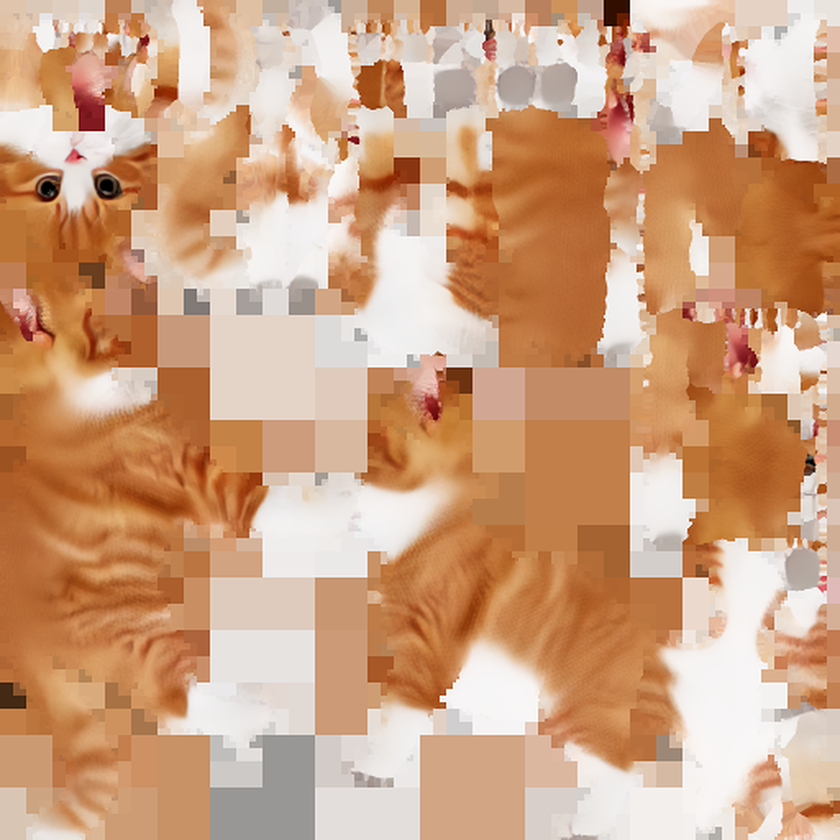
#> input picture godot/assets/models/cat/cat_mingau_albedo.png, 840 x 840 px, shrunk from 2048 x 2048 before the run
$ python gen_cat_toon.py ../../godot/assets/models/cat/cat_mingau_albedo.png
#> lines starting #> are read from the running program, lines starting #| are printed output that depends on the picture; after the words box and inside, x2 and y2 are one past the last pixel; in counts of white or black regions, pixels touching at a corner belong together
"""Mingau's toon coat: flattens the photographic albedo of the v2 cat (cat_mingau_albedo.png) into
three flat tones (ginger, darker ginger stripes, warm white) for the anime toon shader, keeping the
pink of the nose and inner ears (slightly desaturated so the toon ramp doesn't turn it red).

usage: python tools/textures/gen_cat_toon.py [--stripe 0.8] [--name mingau]   -> godot/assets/models/cat/cat_<name>_toon.png
--stripe is the stripe tone (1 = no stripes); --name writes a style-study variant (mingau_a/b/c).
"""
import os
import sys

import numpy as np
from PIL import Image, ImageFilter

ROOT = os.path.dirname(os.path.dirname(os.path.dirname(os.path.abspath(__file__))))
CAT = os.path.join(ROOT, "godot", "assets", "models", "cat")
COAT = np.array([0.80, 0.45, 0.20])
ARGV = sys.argv[1:]
STRIPE = float(ARGV[ARGV.index("--stripe") + 1]) if "--stripe" in ARGV else 0.8   # stripe tone = coat * STRIPE
NAME = ARGV[ARGV.index("--name") + 1] if "--name" in ARGV else "mingau"
WHITE = np.array([0.95, 0.92, 0.87])
PINK = np.array([0.88, 0.6, 0.6])


def ss(a, b, x):
    t = np.clip((x - a) / (b - a), 0, 1)
    return t * t * (3 - 2 * t)


def blur(a, r):
    img = Image.fromarray((np.clip(a, 0, 1) * 255).astype(np.uint8))
    return np.asarray(img.filter(ImageFilter.GaussianBlur(r))).astype(float) / 255


def main():
    im = np.asarray(Image.open(os.path.join(CAT, "cat_mingau_albedo.png")).convert("RGB")).astype(float) / 255
    mx, mn = im.max(2), im.min(2)
    s = (mx - mn) / (mx + 1e-5)
    r, g, b = im[..., 0], im[..., 1], im[..., 2]
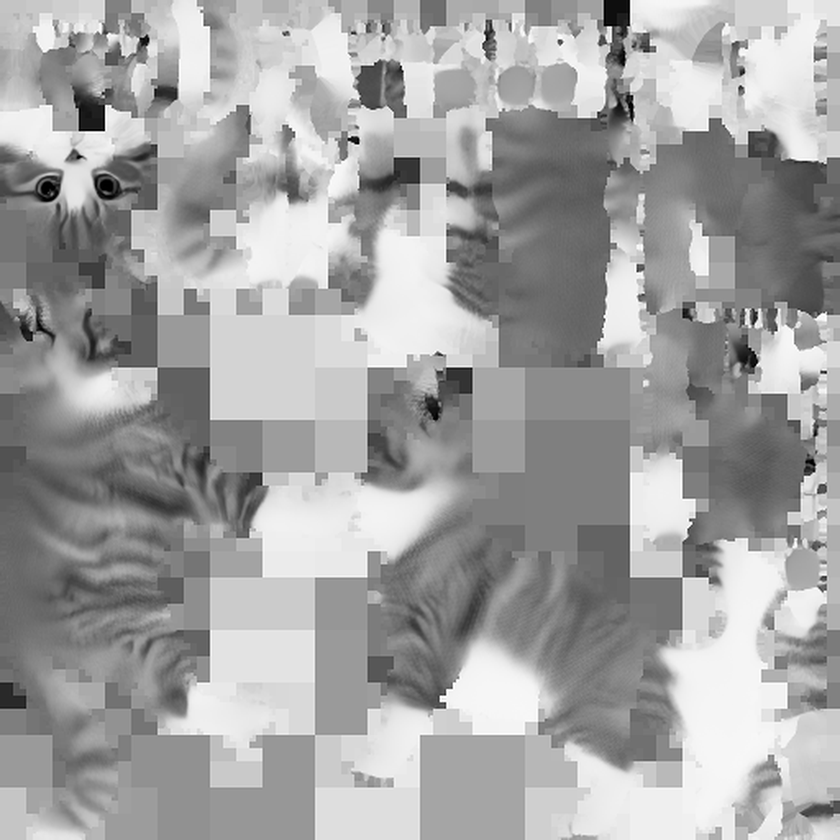
#> g: shape (840, 840) float64; min 0, max 1, mean 0.638
    pink = ((g - b) < 0.12 * mx) & (r > g)
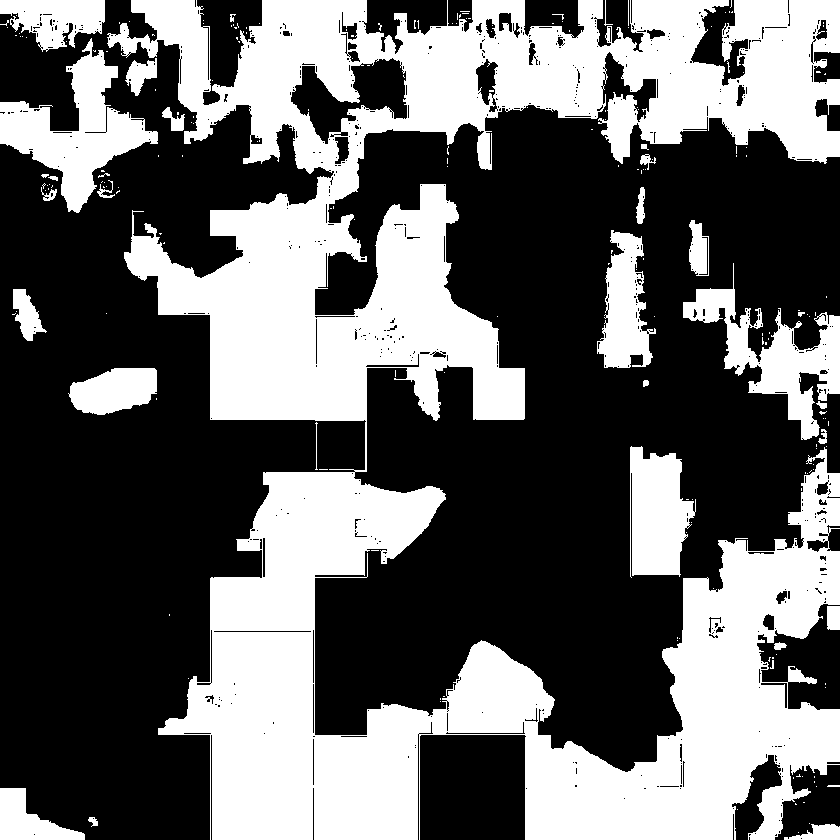
#> pink: shape (840, 840) bool; 39.9% white; 209 white regions (175 under 20 px), largest, box (x1, y1, x2, y2) and area: (107, 0, 840, 840) 238271, (0, 38, 158, 213) 9851, (683, 263, 840, 440) 8257
    w = ss(0.22, 0.45, s) * (1 - pink)                    # 1 = ginger coat, 0 = white
    d = np.clip(mx / ((mx * w).sum() / w.sum()), 0.4, 1.4)
    db = blur(d / 1.4, 10) * 1.4                          # stripes only, no strands
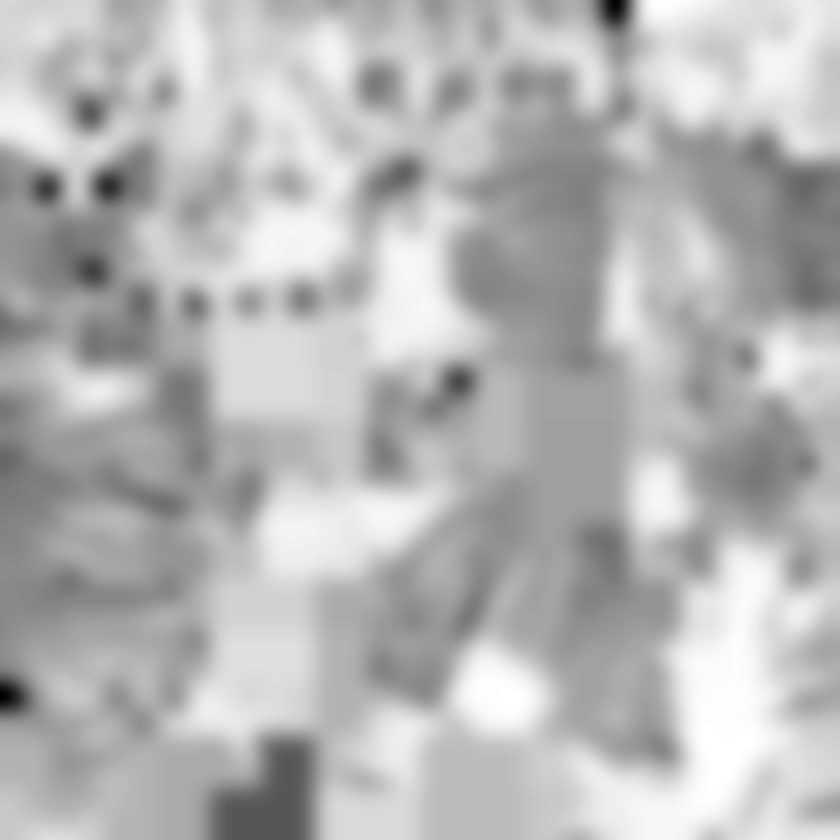
#> db: shape (840, 840) float64; min 0.538, max 1.28, mean 1.07; drawn with min black and max white
    stripe = blur((db < 0.8).astype(float), 1.5)
#> in blur (call 2), `img = Image.fromarray((np.clip(a, 0, 1) * 255).astype(np.uint8))`: img: PIL image 840x840 L; 0.85% white; 7 white regions, largest, box (x1, y1, x2, y2) and area: (228, 755, 296, 840) 3212, (0, 677, 26, 713) 742, (600, 0, 629, 27) 623
    tone = COAT * (1 - (1 - STRIPE) * stripe)[..., None]
    wh = blur((blur(w, 6) > 0.5).astype(float), 1.5)[..., None]
#> call 4 of blur, with r = 1.5
#> in blur (call 4), `img = Image.fromarray((np.clip(a, 0, 1) * 255).astype(np.uint8))`: img: PIL image 840x840 L; 55.3% white; 7 black regions, largest, box (x1, y1, x2, y2) and area: (0, 0, 840, 840) 291659, (630, 449, 696, 578) 6836, (599, 228, 653, 368) 5376
#> in blur (call 4), `return np.asarray(img.filter(ImageFilter.GaussianBlur(r))).astype(floa..`:
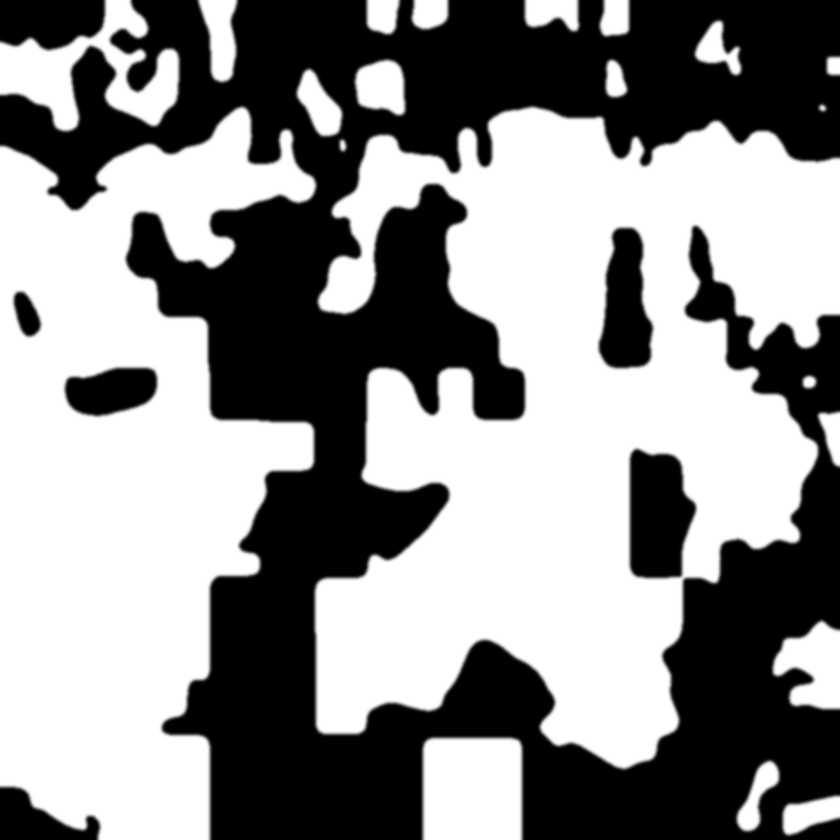
#> returned value: shape (840, 840) float64; min 0, max 1, mean 0.553
    pk = np.where(pink[..., None], im * 0.4 + PINK * 0.6, WHITE)
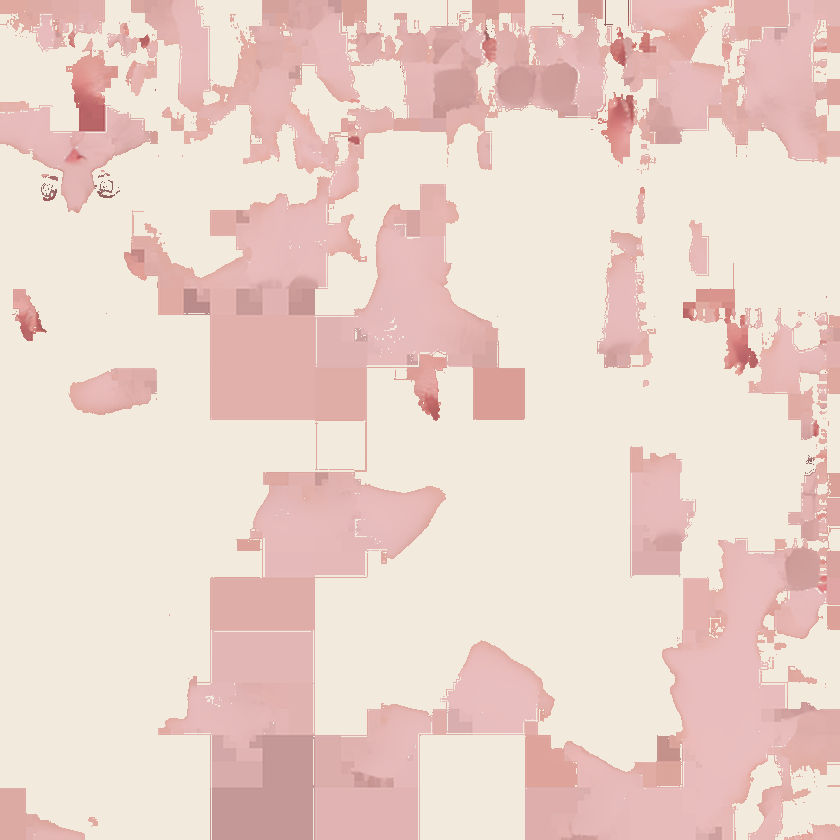
#> pk: shape (840, 840, 3) float64; mean R, G, B 0.922, 0.829, 0.794
    out = pk * (1 - wh) + tone * wh
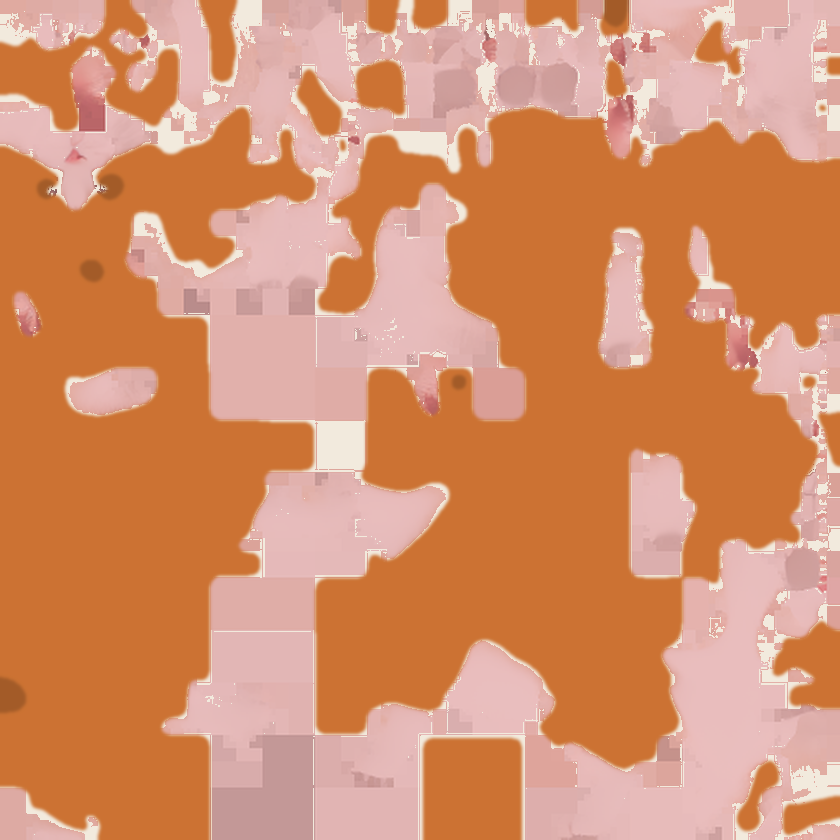
#> out: shape (840, 840, 3) float64; mean R, G, B 0.839, 0.571, 0.425
    Image.fromarray((np.clip(out, 0, 1) * 255).astype(np.uint8)).save(os.path.join(CAT, f"cat_{NAME}_toon.png"))
    print(f"wrote cat_{NAME}_toon.png")


main()

$ run again, with godot/assets/models/cat/cat_mingau_a1_toon.png copied over godot/assets/models/cat/cat_mingau_albedo.png
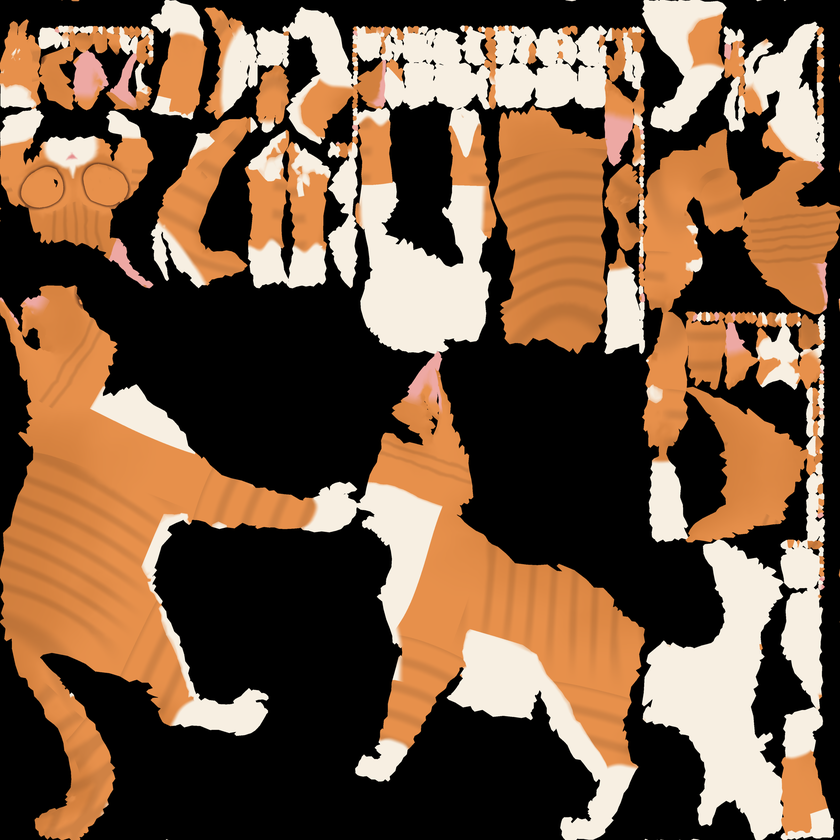
#> input picture godot/assets/models/cat/cat_mingau_a1_toon.png, 840 x 840 px, shrunk from 4096 x 4096 before the run
#> in main, `pink = ((g - b) < 0.12 * mx) & (r > g)`:
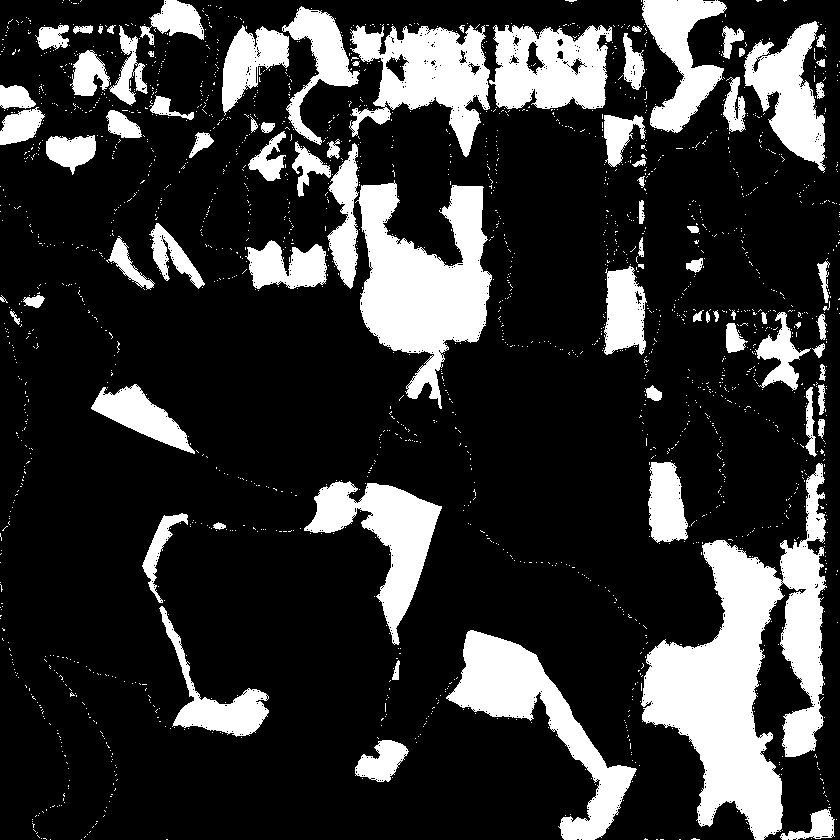
#> pink: shape (840, 840) bool; 20.5% white; 2090 white regions (2010 under 20 px), largest, box (x1, y1, x2, y2) and area: (641, 463, 827, 840) 29333, (355, 180, 492, 409) 16290, (446, 630, 637, 840) 10790
#> img: PIL image 840x840 L; 51.7% white; 2 black regions, box (x1, y1, x2, y2) and area: (0, 0, 837, 840) 314291, (0, 0, 206, 255) 26819
#> img: PIL image 840x840 L; 31.7% white; 20 white regions, largest, box (x1, y1, x2, y2) and area: (450, 108, 840, 542) 71850, (0, 284, 315, 840) 64731, (370, 390, 645, 765) 40138
#> in main, `out = pk * (1 - wh) + tone * wh`:
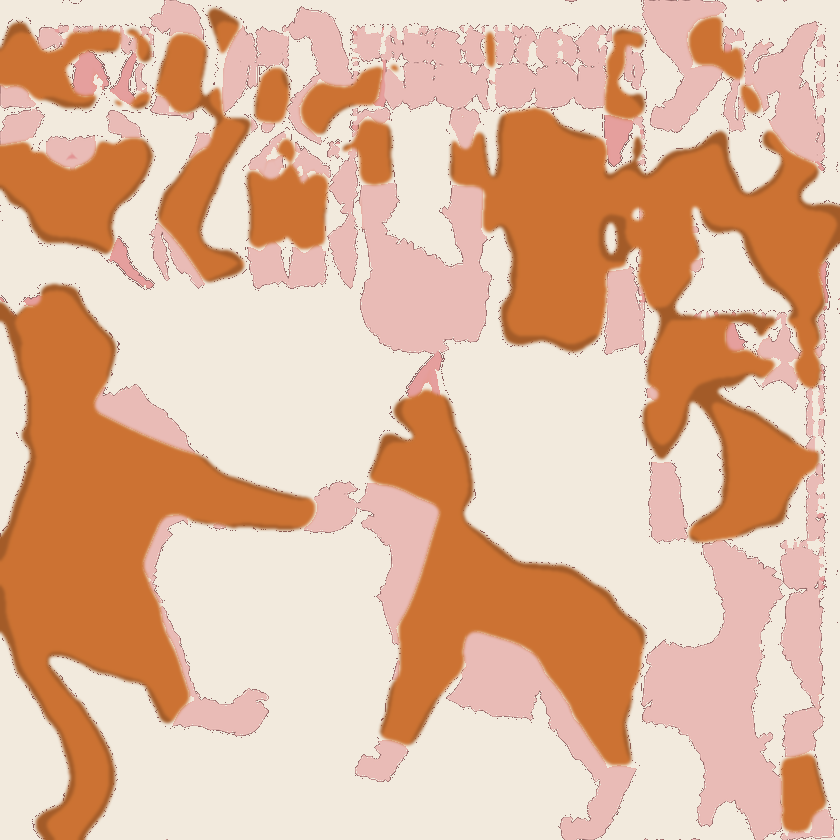
#> out: shape (840, 840, 3) float64; mean R, G, B 0.885, 0.725, 0.62
